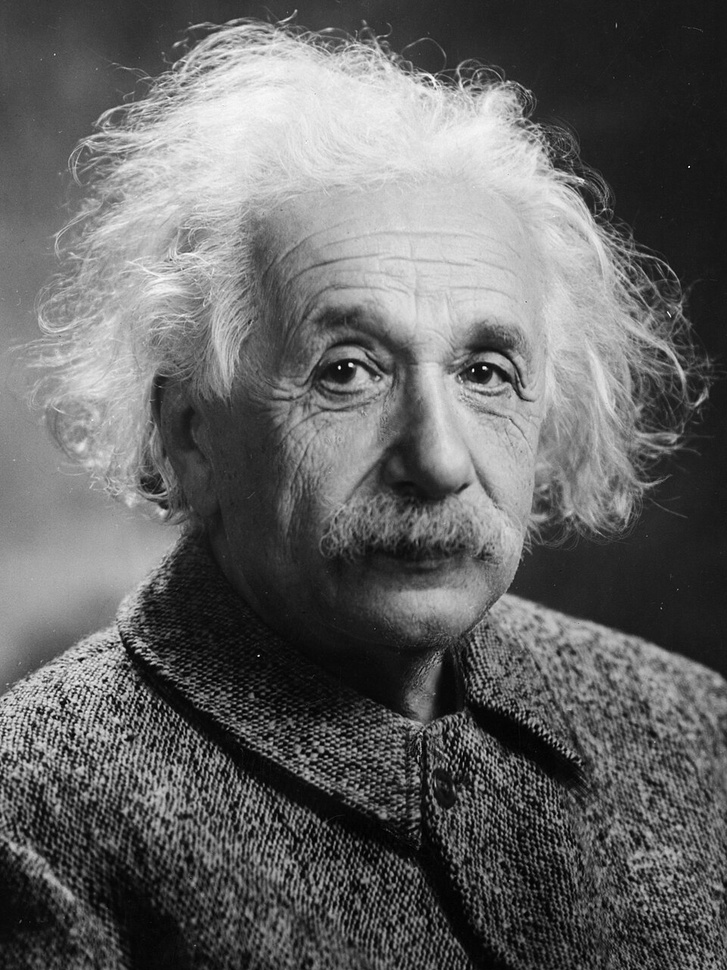
#> input picture images/einstein.jpg, 727 x 970 px, shrunk from 960 x 1280 before the run
$ python main.py
#> lines starting #> are read from the running program, lines starting #| are printed output that depends on the picture
### src/svd_geometry.py
import os
import numpy as np
import matplotlib.pyplot as plt


def run_geometry_experiment(output_dir):
    """
    Run the complete SVD geometry experiment.

    Tasks:
    3. Vᵀ transformation
    4. Σ transformation
    5. U transformation
    6. Reflection experiment
    7. Numerical verification

    All generated figures are saved to output_dir.
    """
#> called with output_dir = 'outputs/geometry'

    os.makedirs(output_dir, exist_ok=True)

    # ------------------------------------------------------------
    # SVD SETUP
    # ------------------------------------------------------------

    A = np.array([
        [2, 1],
        [-1, 1]
    ], dtype=float)

    U, S, Vt = np.linalg.svd(A)

    # Unit circle
    t = np.linspace(0, 2 * np.pi, 100)
    X = np.array([
        np.cos(t),
        np.sin(t)
    ])

    # ============================================================
    # TASK 3 — Vᵀ TRANSFORMATION
    # ============================================================

    def apply_vt(X, Vt):
        return Vt @ X

    VX = apply_vt(X, Vt)

    plt.figure(figsize=(6, 6))
    plt.plot(X[0], X[1], label="Original Circle")
    plt.plot(VX[0], VX[1], label="After Vᵀ")
    plt.axis("equal")
    plt.grid(True)
    plt.legend()
    plt.title("Vᵀ Transformation")
    plt.tight_layout()

    plt.savefig(
        os.path.join(output_dir, "vt_transformation.png")
    )
    plt.close()

    # ============================================================
    # TASK 4 — Σ TRANSFORMATION
    # ============================================================

    def apply_sigma(X, S):
        Sigma = np.diag(S)
        return Sigma @ X

    SVX = apply_sigma(VX, S)

    plt.figure(figsize=(6, 6))
    plt.plot(VX[0], VX[1], label="After Vᵀ")
    plt.plot(SVX[0], SVX[1], label="After ΣVᵀ")
    plt.axis("equal")
    plt.grid(True)
    plt.legend()
    plt.title("Σ Transformation")
    plt.tight_layout()

    plt.savefig(
        os.path.join(output_dir, "sigma_transformation.png")
    )
    plt.close()

    # ============================================================
    # TASK 5 — U TRANSFORMATION
    # ============================================================

    def apply_u(X, U):
        return U @ X

    AX = apply_u(SVX, U)

    plt.figure(figsize=(6, 6))
    plt.plot(SVX[0], SVX[1], label="After ΣVᵀ")
    plt.plot(AX[0], AX[1], label="After UΣVᵀ")
    plt.axis("equal")
    plt.grid(True)
    plt.legend()
    plt.title("U Transformation")
    plt.tight_layout()

    plt.savefig(
        os.path.join(output_dir, "u_transformation.png")
    )
    plt.close()

    # ============================================================
    # TASK 6 — REFLECTION EXPERIMENT
    # ============================================================

    V = Vt.T

    det_U = np.linalg.det(U)
    det_V = np.linalg.det(V)

    print("\nReflection experiment:")
    print("det(U):", det_U)
    print("det(V):", det_V)

    if det_U < 0:
        print("U contains a reflection.")
    else:
        print("U does not contain a reflection.")

    if det_V < 0:
        print("V contains a reflection.")
    else:
        print("V does not contain a reflection.")

    # Modify U and V by flipping one column in each.
    U1 = U.copy()
    V1 = V.copy()

    U1[:, 1] *= -1
    V1[:, 1] *= -1

    A_modified = U1 @ np.diag(S) @ V1.T

    reflection_reconstruction = np.allclose(
        A_modified,
        A
    )

    print("\nOriginal A:")
    print(A)

    print("\nModified U1:")
    print(U1)

    print("\nModified V1:")
    print(V1)

    print("\nU1ΣV1ᵀ:")
    print(A_modified)

    print(
        "\nModified SVD reconstructs A:",
        reflection_reconstruction
    )

    # ============================================================
    # TASK 7 — NUMERICAL VERIFICATION
    # ============================================================

    left = A @ Vt.T
    right = U @ np.diag(S)

    difference = left - right

    av_equals_usigma = np.allclose(
        left,
        right
    )

    print("\nAV:")
    print(left)

    print("\nUΣ:")
    print(right)

    print("\nDifference:")
    print(difference)

    print("\nAV=UΣ:", av_equals_usigma)

    # ============================================================
    # FINAL — COMPLETE SVD GEOMETRY
    # ============================================================

    plt.figure(figsize=(10, 8))

    plt.subplot(2, 2, 1)
    plt.plot(X[0], X[1])
    plt.axis("equal")
    plt.grid(True)
    plt.title("Original Unit Circle")

    plt.subplot(2, 2, 2)
    plt.plot(VX[0], VX[1])
    plt.axis("equal")
    plt.grid(True)
    plt.title("After Vᵀ")

    plt.subplot(2, 2, 3)
    plt.plot(SVX[0], SVX[1])
    plt.axis("equal")
    plt.grid(True)
    plt.title("After ΣVᵀ")

    plt.subplot(2, 2, 4)
    plt.plot(AX[0], AX[1])
    plt.axis("equal")
    plt.grid(True)
    plt.title("After UΣVᵀ = AX")

    plt.tight_layout()

    plt.savefig(
        os.path.join(output_dir, "complete_svd_geometry.png")
    )
    plt.close()

    # ============================================================
    # RETURN RESULTS TO main.py
    # ============================================================

    return {
        "det_U": det_U,
        "det_V": det_V,
        "reflection_reconstruction": reflection_reconstruction,
        "av_equals_usigma": av_equals_usigma
    }

### src/compression.py
import numpy as np
import cv2
import matplotlib.pyplot as plt


def load_image(path):
#> called with path = 'images/einstein.jpg'
    image = cv2.imread(path, cv2.IMREAD_GRAYSCALE)
#> image is the input picture: shape (970, 727); min 0, max 255, mean 100.4

    if image is None:
        raise FileNotFoundError(f"Could not load image: {path}")

    return image


def image_svd(image):
    return np.linalg.svd(
        image.astype(np.float64),
        full_matrices=False
    )


def plot_singular_values(S, output_path):
    plt.figure(figsize=(10, 5))

    plt.plot(S)

    plt.title("Singular Values of Einstein Image")
    plt.xlabel("Index")
    plt.ylabel("Singular Value")

    plt.grid(True)
    plt.tight_layout()

    plt.savefig(output_path)

    plt.close()

def compress_image(U, S, Vt, k):
    U_k = U[:, :k]
    S_k = S[:k]
    Vt_k = Vt[:k, :]

    return np.einsum(
        "ik,k,kj->ij",
        U_k,
        S_k,
        Vt_k
    )


def save_compressed_image(image, output_path):
    image = np.clip(image, 0, 255).astype(np.uint8)
    cv2.imwrite(output_path, image)


def compression_percentage(m, n, k):
    original_values = m * n
    compressed_values = m * k + k + k * n

    return (1 - compressed_values / original_values) * 100

# [11 lines left out: function get_compression_stats, not called in this run]


# [63 lines that do not run on import are left out]

### src/denoising.py
import os
import numpy as np
import cv2
import matplotlib.pyplot as plt


def add_noise(image, noise_level=50, seed=None):
    """Add uniform random noise to a grayscale image.

    noise_level=50 produces noise approximately in the range [-25, 25].
    A seed can be supplied for reproducible results during testing.
    """
    if image.ndim != 2:
        raise ValueError("add_noise expects a grayscale 2D image")
    if noise_level < 0:
        raise ValueError("noise_level must be non-negative")

    rng = np.random.default_rng(seed)
    noise = noise_level * (rng.random(image.shape) - 0.5)
    noisy = image.astype(np.float64) + noise

    return np.clip(noisy, 0, 255)


def denoise_svd(noisy_image, k):
    """Denoise an image using a rank-k truncated SVD reconstruction."""
    if noisy_image.ndim != 2:
        raise ValueError("denoise_svd expects a grayscale 2D image")
    if k <= 0:
        raise ValueError("k must be positive")

    U, S, Vt = np.linalg.svd(
        noisy_image.astype(np.float64),
        full_matrices=False
    )

    if k > len(S):
        raise ValueError(f"k={k} is larger than the available rank {len(S)}")

    # U[:, :k] @ diag(S[:k]) @ Vt[:k, :]
    # is the rank-k approximation U_k Sigma_k V_k^T.
    return np.einsum(
        "ik,k,kj->ij",
        U[:, :k],
        S[:k],
        Vt[:k, :]
    )


def save_image(image, output_path):
    """Clip an image to the valid grayscale range and save it as PNG."""
    os.makedirs(os.path.dirname(output_path) or ".", exist_ok=True)
    image_uint8 = np.clip(image, 0, 255).astype(np.uint8)
    if not cv2.imwrite(output_path, image_uint8):
        raise IOError(f"Could not save image: {output_path}")


def save_comparison(original, noisy, denoised_results, output_dir):
    """Save original/noisy/denoised images and a comparison figure."""
    os.makedirs(output_dir, exist_ok=True)

    save_image(original, os.path.join(output_dir, "original.png"))
    save_image(noisy, os.path.join(output_dir, "noisy.png"))

    for k, image in denoised_results.items():
        save_image(image, os.path.join(output_dir, f"denoised_{k}.png"))

    # A single comparison figure is useful for the presentation/report.
    columns = 2 + len(denoised_results)
    fig, axes = plt.subplots(1, columns, figsize=(4 * columns, 4))
    axes = np.atleast_1d(axes)

    axes[0].imshow(original, cmap="gray", vmin=0, vmax=255)
    axes[0].set_title("Original")
    axes[1].imshow(noisy, cmap="gray", vmin=0, vmax=255)
    axes[1].set_title("Noisy")

    for axis, (k, image) in zip(axes[2:], denoised_results.items()):
        axis.imshow(image, cmap="gray", vmin=0, vmax=255)
        axis.set_title(f"Denoised k={k}")

    for axis in axes:
        axis.axis("off")

    fig.suptitle("SVD Image Denoising")
    fig.tight_layout()
    fig.savefig(os.path.join(output_dir, "denoising_comparison.png"), dpi=150)
    plt.close(fig)


# [15 lines that do not run on import are left out]

### src/svd_basics.py
import numpy as np
import matplotlib.pyplot as plt
import os


# [30 lines left out: function create_unit_circle, not called in this run]


def compute_svd(A):
    return np.linalg.svd(A)


def verify_orthogonality(U,Vt):
    u_check=U.T@U
    v_check=Vt@Vt.T

    print("U.T @ U:")
    print(u_check)

    print("\nVt @ Vt.T:")
    print(v_check)

    u_identity=np.eye(U.shape[1])
    v_identity=np.eye(Vt.shape[0])

    return np.allclose(u_check,u_identity) and np.allclose(v_check,v_identity)


# [34 lines that do not run on import are left out]

### main.py
import os
import numpy as np

from src.svd_basics import compute_svd, verify_orthogonality
from src.svd_geometry import run_geometry_experiment
from src.compression import (
    load_image,
    image_svd,
    plot_singular_values,
    compress_image,
    save_compressed_image,
    compression_percentage,
)
from src.denoising import add_noise, denoise_svd, save_comparison


ROOT = os.path.dirname(os.path.abspath(__file__))


def path(*parts):
    return os.path.join(ROOT, *parts)


def run_svd_basics():
    print("\n" + "=" * 60)
    print("PART 1 — SVD FUNDAMENTALS")
    print("=" * 60)

    A = np.array([
        [2, 1],
        [-1, 1]
    ], dtype=float)

    U, S, Vt = compute_svd(A)

    print("Matrix A:\n", A)
    print("\nU:\n", U)
    print("\nSingular values:\n", S)
    print("\nVt (Vᵀ):\n", Vt)
    print("\nOrthogonality verified:", verify_orthogonality(U, Vt))

    return A, U, S, Vt


def run_geometry():
    print("\n" + "=" * 60)
    print("PART 2 — SVD GEOMETRY")
    print("=" * 60)

    result = run_geometry_experiment(path("outputs", "geometry"))
    print("det(U):", result["det_U"])
    print("det(V):", result["det_V"])
    print("Modified SVD reconstructs A:", result["reflection_reconstruction"])
    print("AV = UΣ:", result["av_equals_usigma"])
    print("Geometry outputs saved to outputs/geometry/")


def run_compression():
    print("\n" + "=" * 60)
    print("PART 3 — IMAGE COMPRESSION")
    print("=" * 60)

    image = load_image(path("images", "einstein.jpg"))
    U, S, Vt = image_svd(image)
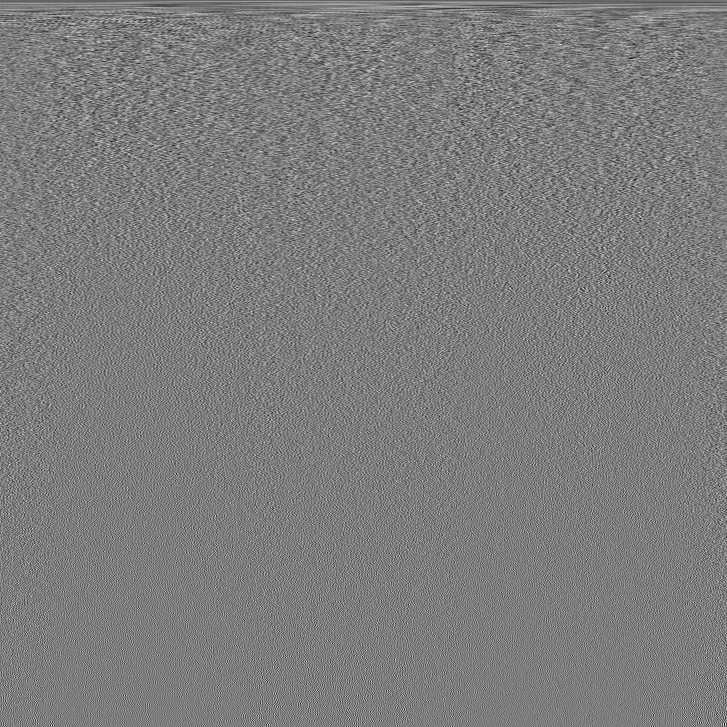
#> Vt: shape (727, 727) float64; min -0.202, max 0.209, mean -6.04e-05; drawn with min black and max white
#> S = 727 values, max 91945.4 at index 0, min 8.79 at index 726, mean 693.9

    print("Image shape:", image.shape)
#| Image shape: (970, 727)
    print("SVD shapes:")
    print("  U:", U.shape)
#|   U: (970, 727)
    print("  S:", S.shape)
#|   S: (727,)
    print("  Vt:", Vt.shape)
#|   Vt: (727, 727)

    output_dir = path("outputs", "compression")
    os.makedirs(output_dir, exist_ok=True)
    plot_singular_values(S, os.path.join(output_dir, "singular_values.png"))
    save_compressed_image(image, os.path.join(output_dir, "original.png"))

    m, n = image.shape
#> m = 970; n = 727
    for k in [50, 100, 150]:
        compressed = compress_image(U, S, Vt, k)
        output_path = os.path.join(output_dir, f"einstein_k{k}.png")
        save_compressed_image(compressed, output_path)
        percentage = compression_percentage(m, n, k)
        print(f"k={k}: {percentage:.2f}% storage reduction -> {output_path}")
#> this loop made 3 passes
#> pass 1, in run_compression, `compressed = compress_image(U, S, Vt, k)`:
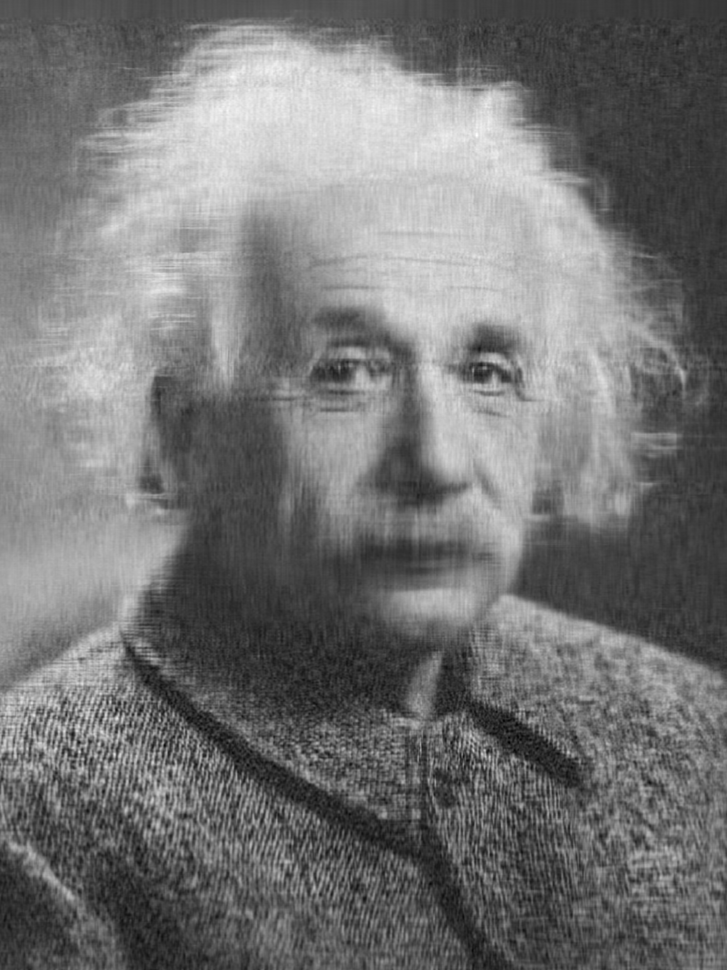
#> compressed: shape (970, 727) float64; min -45.93, max 273.4, mean 100.4; drawn with min black and max white


def run_denoising():
    print("\n" + "=" * 60)
    print("PART 4 — IMAGE DENOISING")
    print("=" * 60)

    image = load_image(path("images", "checkers.pgm"))
#> call 2 of load_image, with path = 'images/checkers.pgm'
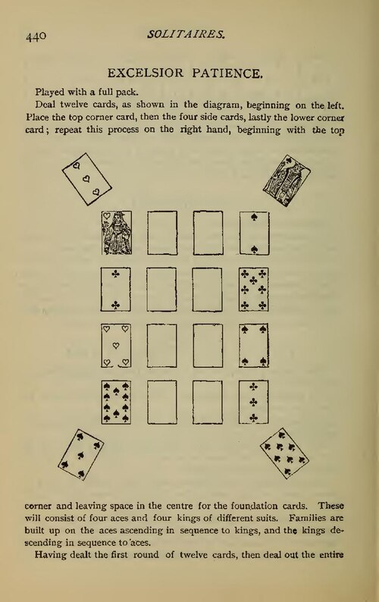
#> input picture images/checkers.pgm, 379 x 602 px, shrunk from 500 x 794 before the run
    noisy = add_noise(image, noise_level=50, seed=42)
    results = {}

    for k in [10, 30, 50]:
        results[k] = denoise_svd(noisy, k)
        print(f"Denoising completed for k={k}")
#> this loop made 3 passes
#> pass 1, in denoise_svd, `U, S, Vt = np.linalg.svd( noisy_image.astype(np.float64), full_matrice..`:
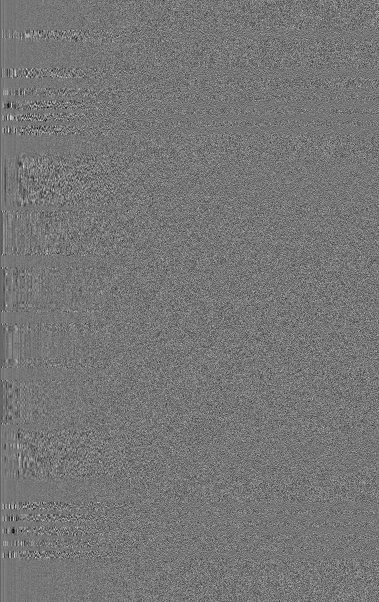
#> U: shape (602, 379) float64; min -0.291, max 0.333, mean -0.000104; drawn with min black and max white
#> pass 1, in denoise_svd, `U, S, Vt = np.linalg.svd( noisy_image.astype(np.float64), full_matrice..`:
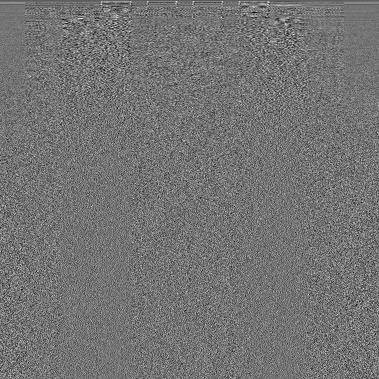
#> Vt: shape (379, 379) float64; min -0.284, max 0.34, mean -0.000118; drawn with min black and max white
#> after the loop, results = 3 items

    output_dir = path("outputs", "denoising")
    save_comparison(image, noisy, results, output_dir)
#> the loop in save_comparison, `for k, image in denoised_results.items():` made 3 passes
#> k on passes 1 to 3: 10, 30, 50
#> pass 1, in save_image (call 3), `image_uint8 = np.clip(image, 0, 255).astype(np.uint8)`:
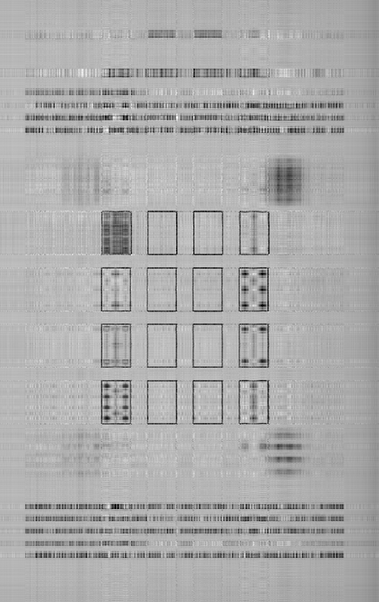
#> image_uint8: shape (602, 379); min 0, max 254, mean 171.7
#> in save_comparison, `columns = 2 + len(denoised_results)`: columns = 5
#> the loop in save_comparison, `for axis, (k, image) in zip(axes[2:], denoised_results.items()):` made 3 passes
#> the loop in save_comparison, `for axis in axes:` made 5 passes
#> in save_comparison, `fig.savefig(os.path.join(output_dir, "denoising_comparison.png"), dpi=..`:
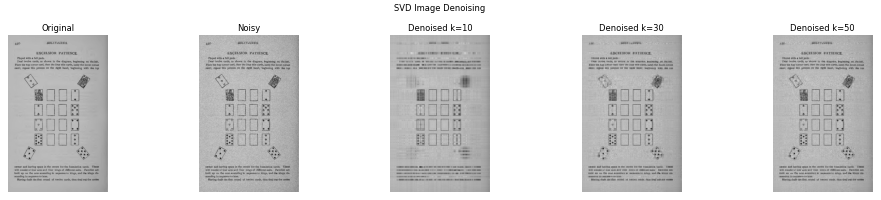
#> figure drawn by matplotlib, 5 panels
    print("Denoising outputs saved to outputs/denoising/")


def main():
    print("\n===== SVD IMAGE COMPRESSION PROJECT =====")
    run_svd_basics()
    run_geometry()
    run_compression()
    run_denoising()
    print("\n===== PROJECT COMPLETED SUCCESSFULLY =====")


if __name__ == "__main__":
    main()
